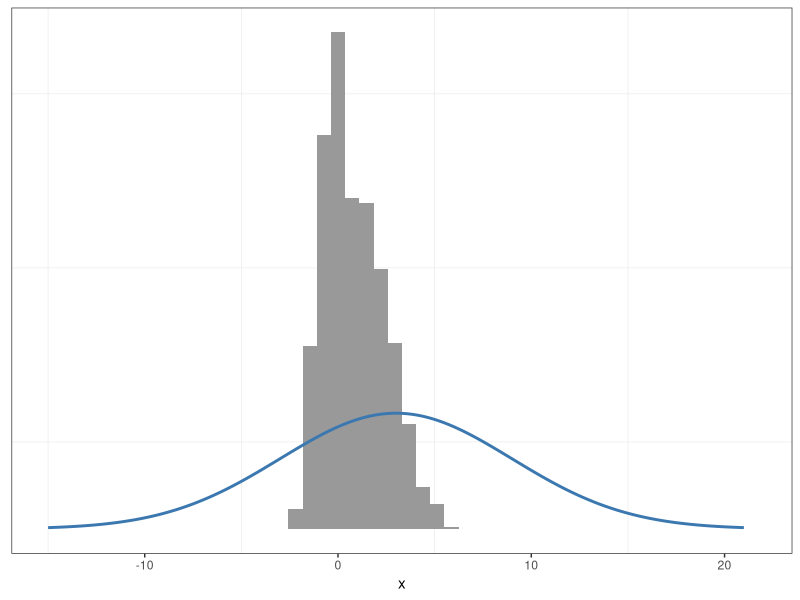
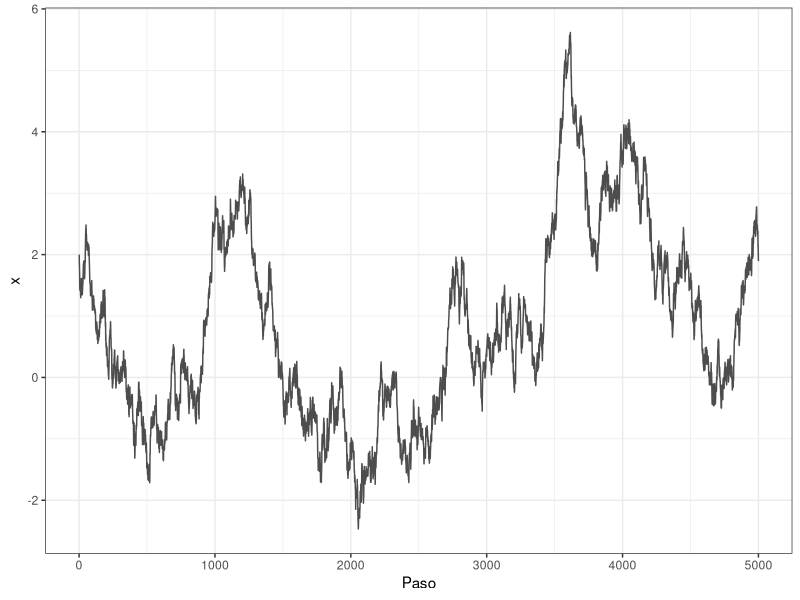
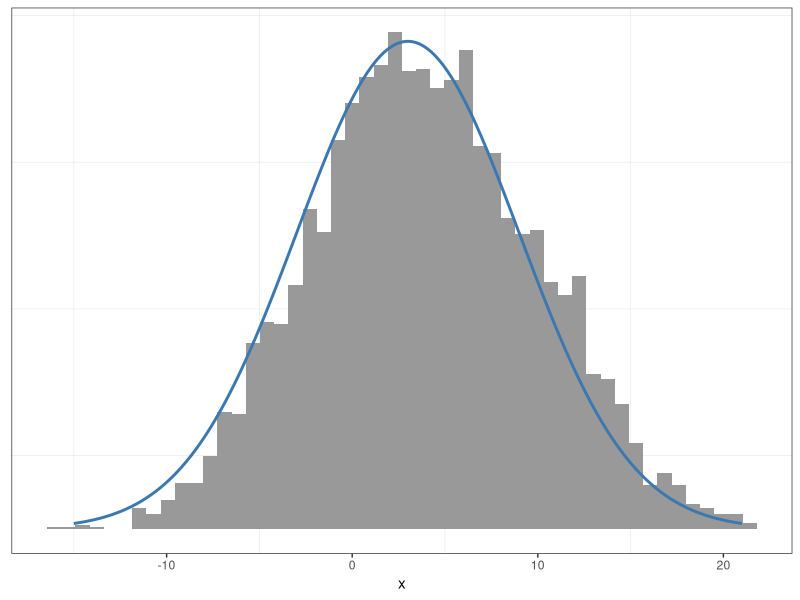
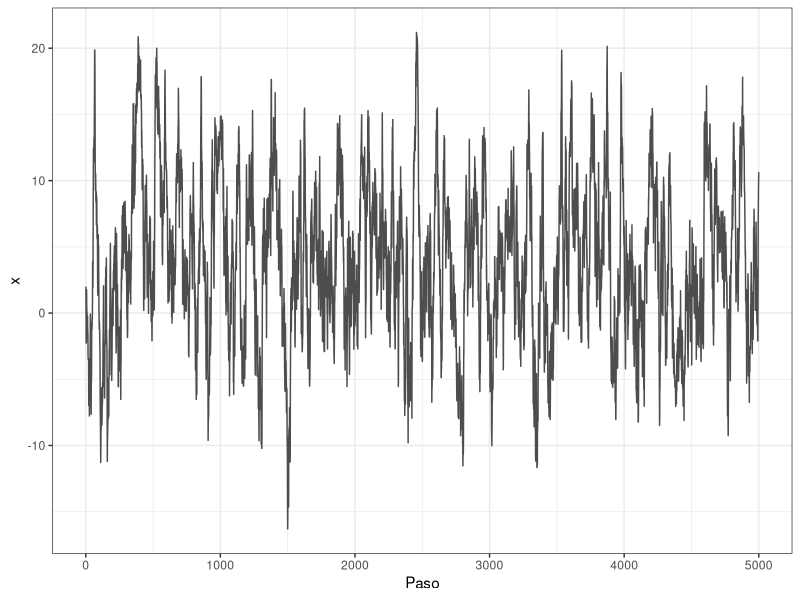
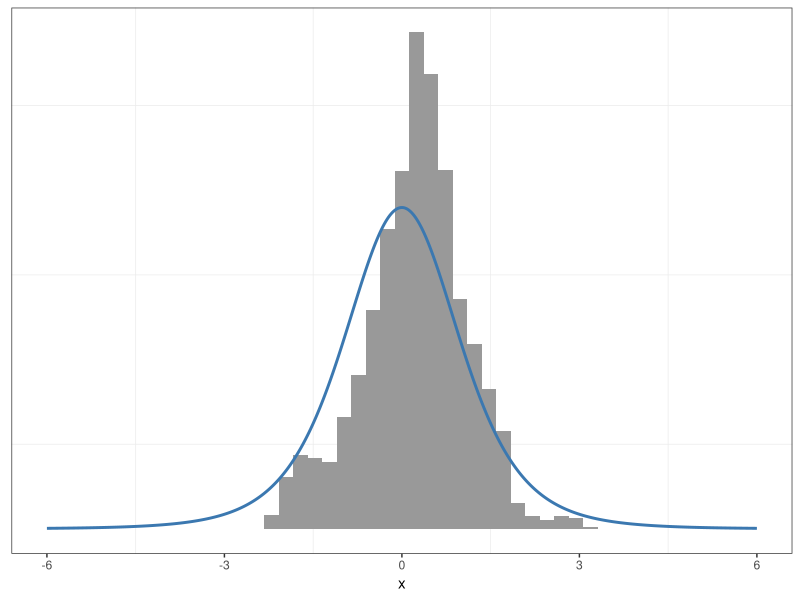
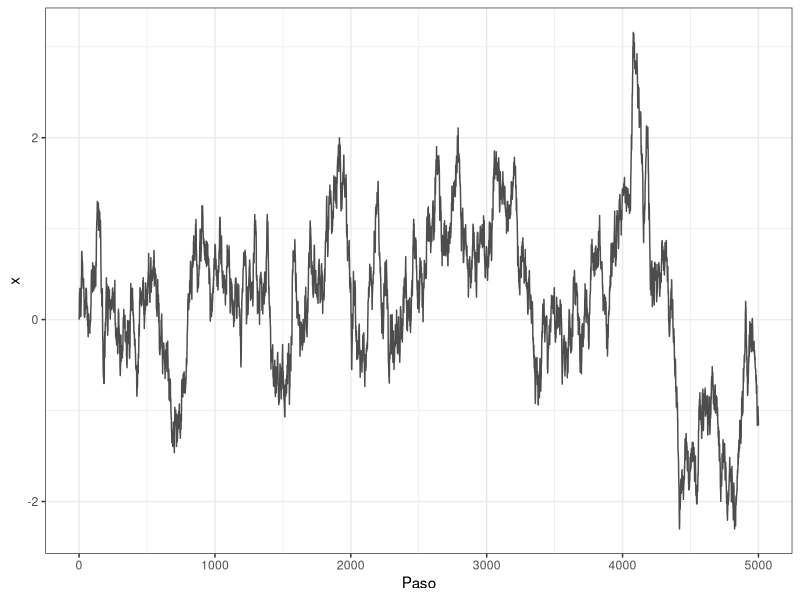
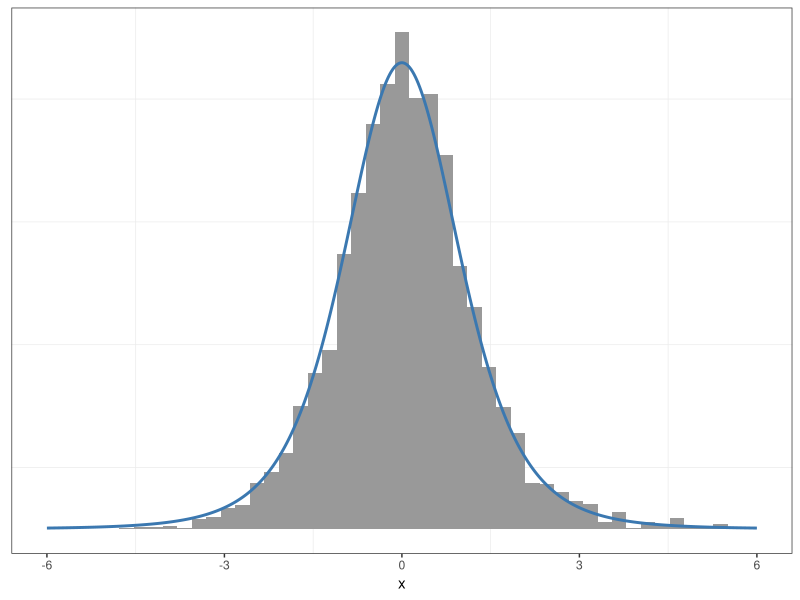
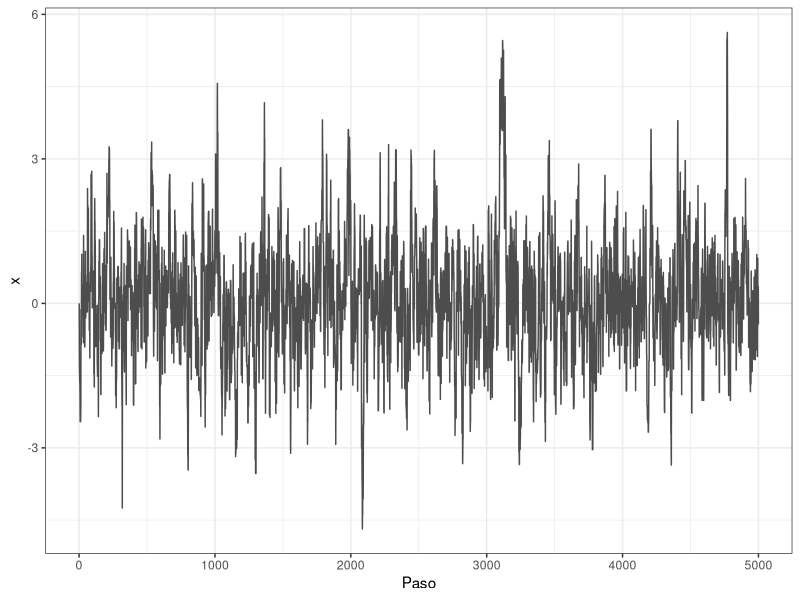

R code for these plots, in order:
## ---- chunk 1
library(ggplot2)

graficar_distribucion <- function(x_muestras, x_grid, p_grid) {
    # Graficar histograma de las muestras con la curva de densidad teórica superpuesta.
    plt <- ggplot() +
        geom_histogram(
            aes(x = x, y = after_stat(density)),
            fill = "grey60",
            bins = 50,
            data = data.frame(x = x_muestras)
        ) +
        geom_line(
            aes(x = x, y = y),
            color = "#3b78b0",
            linewidth = 1,
            data = data.frame(x = x_grid, y = p_grid)
        ) +
        labs(y = NULL) +
        theme_bw() +
        theme(
            panel.grid.major = element_blank(),
            axis.ticks.y = element_blank(),
            axis.text.y = element_blank(),
            legend.position = "none"
        )

    return(plt)
}

graficar_traza <- function(x_muestras) {
    # Generar un _traceplot_ para una cadena de Markov.
    plt <- data.frame(x = seq_along(x_muestras), y = x_muestras) |>
        ggplot() +
        geom_line(aes(x = x, y = y), color = "grey30") +
        labs(x = "Paso", y = "x") +
        theme_bw()
        theme(
            panel.grid.major = element_blank(),
            axis.ticks.y = element_blank(),
            axis.text.y = element_blank(),
            legend.position = "none"
        )

    return(plt)
}

set.seed(12) # para que los resultados sean reproducibles
## ---- chunk 2
metropolis_hastings_normal <- function(n, x, p, sigma, verbose = FALSE) {
    # Algortimo de Metropolis Hastings en una dimensión.
    # La distribución de propuesta es normal.
    #
    # Parámetros
    #  ------------------------------------------------------------------------
    # | n        | Cantidad de muestras a obtener.                             |
    # | x        | Posición inicial del algoritmo.                             |
    # | p        | Función de densidad objetivo, normalizada o sin normalizar. |
    # | sigma    | Desvío estándar de la distribución de propuesta normal.     |
    # | verbose  | Indica si se muestran mensajes con información del          |
    # |            algoritmo en cada paso.                                     |
    #  ------------------------------------------------------------------------
    #
    # Salida
    #  ------------------------------------------------------------------------
    # | muestras | Vector con las muestras obtenidas.                          |
    #  ------------------------------------------------------------------------

    muestras <- numeric(n)
    muestras[1] <- x

    # Iterar desde i = 1 hasta i = n - 1
    for (i in seq_len(n - 1)) {
        # Paso 1: Proponer un nuevo valor
        x_actual <- muestras[i]
        x_propuesto <- rnorm(1, mean = x_actual, sd = sigma)

        # Paso 2: Calcular probabilidad de aceptación
        p_actual <- p(x_actual)
        p_propuesto <- p(x_propuesto)

        # Corrección en base a la densidad de la distribución de propuesta
        q_propuesto <- dnorm(x_propuesto, mean = x_actual, sd = sigma)  # q(x_propuesto | x_actual)
        q_actual <- dnorm(x_actual, mean = x_propuesto, sd = sigma)     # q(x_actual | x_propuesto)

        alpha <- min(1, (p_propuesto / p_actual) * (q_actual / q_propuesto))

        # Paso 3: Dedicir si se acepta el valor propuesto
        u <- runif(1)
        aceptar <- u < alpha

        # Guardar posición
        if (aceptar) {
            muestras[i + 1] <- x_propuesto
        } else {
            muestras[i + 1] <- x_actual
        }

        # Si 'verbose' es TRUE, mostrar valores de variables relevantes
        if (verbose) {
            cat("-----------------------\n")
            cat("x_actual: ", x_actual, "x_propuesto", x_propuesto, "\n")
            cat("p_actual: ", p_actual, "p_propuesto", p_propuesto, "\n")
            cat("q_propuesto: ", q_propuesto, "q_actual", q_actual, "\n")
            cat("alpha:", alpha, "u:", u, "aceptar:", aceptar, "\n")
        }
    }

    return(muestras)
}
## ---- chunk 3
densidad <- function(x) dnorm(x, mean = 3, sd = 6)
x_grid <- seq(-15, 21, length.out = 500)
p_grid <- densidad(x_grid)
## ---- chunk 4
#| fig-height: 4
#| fig-width: 6
#| fig-align: center
muestras <- metropolis_hastings_normal(n = 5000, x = 2, p = densidad, sigma = 0.1)
graficar_distribucion(x_muestras = muestras, x_grid = x_grid, p_grid = p_grid)
## ---- chunk 5
#| fig-height: 4
#| fig-width: 9
#| fig-align: center
graficar_traza(x_muestras = muestras)
## ---- chunk 6
#| fig-height: 4
#| fig-width: 6
#| fig-align: center
muestras <- metropolis_hastings_normal(n = 5000, x = 2, p = densidad, sigma = 2)
graficar_distribucion(x_muestras = muestras, x_grid = x_grid, p_grid = p_grid)
## ---- chunk 7
#| fig-height: 4
#| fig-width: 9
#| fig-align: center
graficar_traza(x_muestras = muestras)
## ---- chunk 8
densidad <- function(x) dt(x, df = 5)
x_grid <- seq(-6, 6, length.out = 500)
p_grid <- densidad(x_grid)
## ---- chunk 9
#| fig-height: 4
#| fig-width: 6
#| fig-align: center
muestras <- metropolis_hastings_normal(n = 5000, x = 0, p = densidad, sigma = 0.1)
graficar_distribucion(x_muestras = muestras, x_grid = x_grid, p_grid = p_grid)
## ---- chunk 10
#| fig-height: 4
#| fig-width: 9
#| fig-align: center
graficar_traza(x_muestras = muestras)
## ---- chunk 11
#| fig-height: 4
#| fig-width: 6
#| fig-align: center
muestras <- metropolis_hastings_normal(n = 5000, x = 0, p = densidad, sigma = 1)
graficar_distribucion(x_muestras = muestras, x_grid = x_grid, p_grid = p_grid)
## ---- chunk 12
#| fig-height: 4
#| fig-width: 9
#| fig-align: center
graficar_traza(x_muestras = muestras)
## ---- chunk 13
densidad <- function(x) {
   (2 / 3) * dnorm(x, mean = 0, sd = 0.5) + (1 / 3) * dnorm(x, mean = 3, sd = 2)
}
x_grid <- seq(-5, 10, length.out = 500)
p_grid <- densidad(x_grid)
## ---- chunk 14
#| fig-height: 4
#| fig-width: 6
#| fig-align: center
muestras <- metropolis_hastings_normal(n = 5000, x = 0, p = densidad, sigma = 0.1)
graficar_distribucion(x_muestras = muestras, x_grid = x_grid, p_grid = p_grid)
## ---- chunk 15
#| fig-height: 4
#| fig-width: 9
#| fig-align: center
graficar_traza(x_muestras = muestras)
## ---- chunk 16
#| fig-height: 4
#| fig-width: 6
#| fig-align: center
muestras <- metropolis_hastings_normal(n = 5000, x = 0, p = densidad, sigma = 1.2)
graficar_distribucion(x_muestras = muestras, x_grid = x_grid, p_grid = p_grid)
## ---- chunk 17
#| fig-height: 4
#| fig-width: 9
#| fig-align: center
graficar_traza(x_muestras = muestras)
## ---- chunk 18
densidad <- function(x) dnorm(x, mean = 3, sd = 6)
x_grid <- seq(-15, 21, length.out = 500)
p_grid <- densidad(x_grid)
## ---- chunk 19
#| fig-height: 4
#| fig-width: 6
#| fig-align: center
muestras <- metropolis_hastings_normal(n = 5000, x = 60, p = densidad, sigma = 3)
graficar_distribucion(x_muestras = muestras, x_grid = x_grid, p_grid = p_grid)
## ---- chunk 20
#| fig-height: 4
#| fig-width: 9
#| fig-align: center
graficar_traza(x_muestras = muestras)
## ---- chunk 21
densidad <- function(x) {
   (2 / 3) * dnorm(x, mean = 0, sd = 0.5) + (1 / 3) * dnorm(x, mean = 3, sd = 2)
}
x_grid <- seq(-5, 10, length.out = 500)
p_grid <- densidad(x_grid)
## ---- chunk 22
#| fig-height: 4
#| fig-width: 6
#| fig-align: center
muestras <- metropolis_hastings_normal(n = 5000, x = -20, p = densidad, sigma = 1)
graficar_distribucion(x_muestras = muestras, x_grid = x_grid, p_grid = p_grid)
## ---- chunk 23
#| fig-height: 4
#| fig-width: 9
#| fig-align: center
graficar_traza(x_muestras = muestras)
